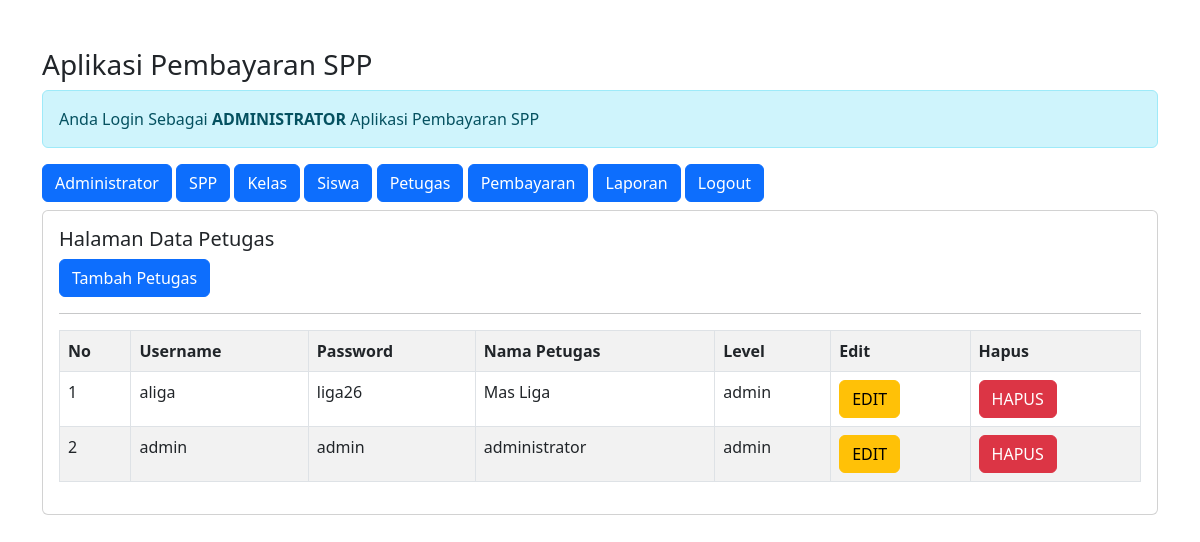
The app's page /admin/admin.php?url=petugas (signed in), older data.
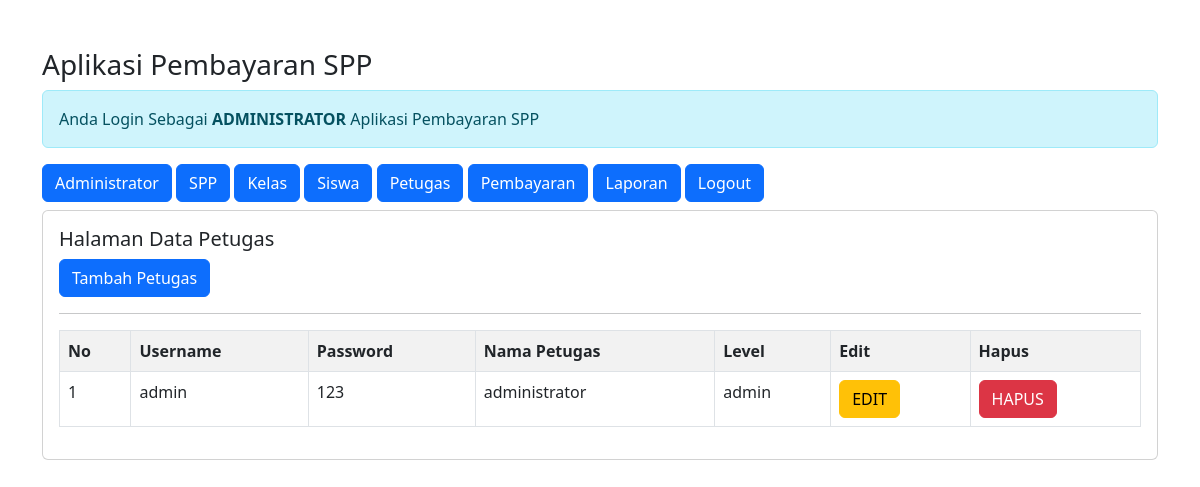
The same page, newer data.
### tables this page shows
CREATE TABLE `petugas` (
  `id_petugas` int(11) NOT NULL,
  `username` varchar(25) NOT NULL,
  `password` varchar(32) NOT NULL,
  `nama_petugas` varchar(36) NOT NULL,
  `level` enum('admin','petugas') NOT NULL
);

### admin/petugas.php (the view)
<h5>Halaman Data Petugas</h5>
<a href="?url=tambah-petugas" class="btn btn-primary"> Tambah Petugas </a>
<hr>
<table class="table table-striped table-bordered">
    <tr class="fw-bold">
        <td>No</td>
        <td>Username</td>
        <td>Password</td>
        <td>Nama Petugas</td>
        <td>Level</td>
        <td>Edit</td>
        <td>Hapus</td>
    </tr>
    <?php
    include '../koneksi.php';
    $no = 1;
    $sql = "SELECT*FROM petugas ORDER BY id_petugas DESC";
    $query = mysqli_query($koneksi, $sql);
    foreach($query as $data) {?>
    <tr>
        <td><?= $no++; ?></td>
        <td><?= $data['username'] ?></td>
        <td><?= $data['password'] ?></td>
        <td><?= $data['nama_petugas'] ?></td>
        <td><?= $data['level'] ?></td>
        <td>
        <a href="?url=edit-petugas&id_petugas=<?= $data['id_petugas']?>" class='btn btn-warning'>EDIT</a>
        </td>
        <td>
         <a onclick = "return confirm('Apakah Anda Yakin Ingin Menghapus Data')"
         href="?url=hapus-petugas&id_petugas=<?= $data['id_petugas']?>" class='btn btn-danger'>HAPUS</a>
        </td>
    </tr>
    <?php }?>
</table>

Row changes from the older to the newer data that the page shows:
removed petugas: username "aliga", password "liga26", nama_petugas "Mas Liga", level "admin"
changed petugas "admin": password "admin" → "123"
